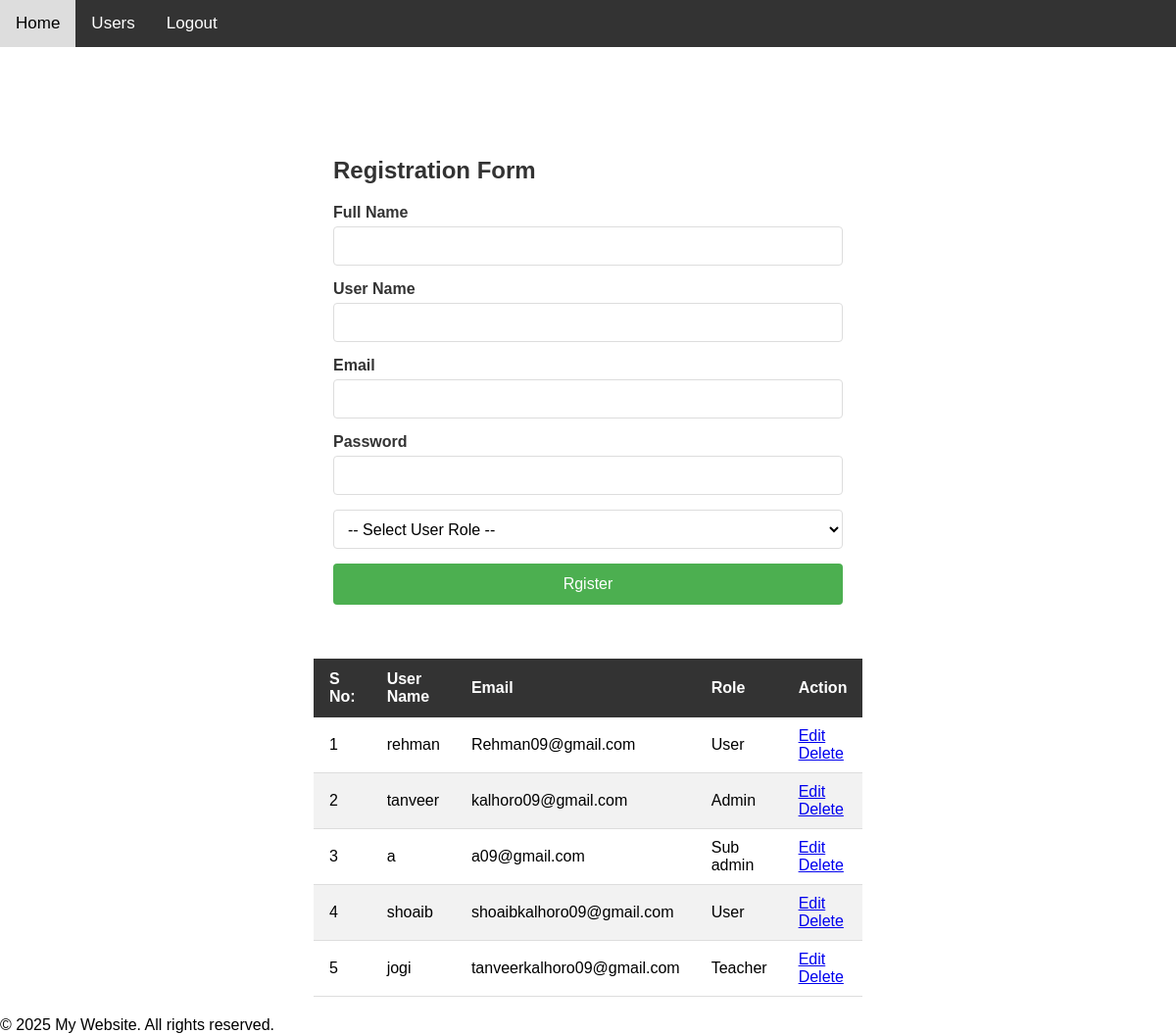
Page /users.php?menu_id=1 (signed in) on the committed database.
### tables this page shows
CREATE TABLE `menus` (
  `id` int(11) NOT NULL AUTO_INCREMENT,
  `menus_name` varchar(256) DEFAULT NULL,
  `menus_links` varchar(256) DEFAULT NULL,
  `sort_order` int(10) DEFAULT 1,
  `is_display` smallint(1) DEFAULT 1,
  `enable` int(11) DEFAULT 1,
  PRIMARY KEY (`id`)
);

CREATE TABLE `users` (
  `id` int(11) NOT NULL AUTO_INCREMENT,
  `full_name` varchar(256) DEFAULT NULL,
  `user_name` varchar(256) DEFAULT NULL,
  `pasword` varchar(256) DEFAULT NULL,
  `role_id` varchar(11) DEFAULT NULL,
  `profile_pic` varchar(256) DEFAULT NULL,
  `email` varchar(256) DEFAULT NULL,
  `user_type` varchar(256) DEFAULT 'user',
  `enable` int(11) DEFAULT 1,
  PRIMARY KEY (`id`)
);

CREATE TABLE `roles` (
  `id` int(11) NOT NULL AUTO_INCREMENT,
  `role_name` varchar(100) DEFAULT NULL,
  `enable` int(11) DEFAULT 1,
  PRIMARY KEY (`id`)
);

### users.php (the view, shortened to what this page needs)
<?php
include("header.php");
extract($_REQUEST);
extract($_POST);
$result3  =mysqli_query($conn,$sql3);?>
<!DOCTYPE html>
<html lang="en">
<head>
</head>
<body>
     <?php include("sidebar.php"); ?>
    <div class="content">
        <div class="content">
            <h2 class="form-title">Registration Form</h2>
            <form action="" method="POST">
                <div class="form-group">
                    <label for="full_name" >Full Name</label>
                    <input type="text" id="full_name" name="full_name" value="<?php if(isset($full_name)) { echo $full_name;}?>" >
                </div>
                <div class="form-group">
                    <label for="user_name" >User Name</label>
                    <input type="text" id="user_name" name="user_name" value="<?php if(isset($user_name)) { echo $user_name;}?>" >
                </div>
                <div class="form-group">
                    <label for="email" >Email</label>
                    <input type="email" id="email" name="email" value="<?php if(isset($email)) { echo $email;}?>" >
                </div>
                <div class="form-group">
                    <label for="pasword" >Password</label>
                    <input type="text" id="pasword" name="pasword" value="<?php if(isset($pasword)) { echo $pasword;}?>" >
                </div>
                <div class="form-group">
                    <select id="role_id" name="role_id" value="<?php if(isset($role_id)) { echo $role_id;}?>">
                        <option value="">-- Select User Role --</option>
                    </select>
                </div>
                <div class="form-group">
                    <input type="submit" value="Rgister">
                </div>
            </form>
        </div>
            <table>
                <thead>
                    <tr>
                        <th>S No:</th>
                        <th>User Name</th>
                        <th>Email</th>
                        <th>Role</th>
                        <th>Action</th>
                    </tr>
                </thead>
                <tbody>
                    <?php
                    $i = 1;
                    $sql = "SELECT a.* ,b.role_name
                    FROM users a
                    INNER JOIN roles b on a.role_id = b.id  ";
                    $result = mysqli_query($conn,$sql);
                    $count = mysqli_num_rows($result);
                    if($count > 0){
                        while($data = mysqli_fetch_assoc($result)){
                        $id= $data['id'];?>
                    <tr>
                        <td><?php echo $i; ?></td>
                        <td><?php echo htmlspecialchars($data['user_name']); ?></td>
                        <td><?php echo htmlspecialchars($data['email']); ?></td>
                        <td><?php echo htmlspecialchars($data['role_name']); ?></td>
                        <td>
                            <a href="users.php?menu_id=<?php echo $menu_id;?>&mode=edit&id=<?php echo $id?>">Edit</a> &nbsp;&nbsp;
                            <a href="users.php?menu_id=<?php echo $menu_id;?>&mode=delete&id=<?php echo $id?>">Delete</a>
                        </td>
                    </tr>
                    <?php
                            $i++;
                            }
                        }?>
                </tbody>
            </table>
        </div>
                <?php include("footer.php"); ?>
</body>
</html>

### sidebar.php
<?php
if(isset($_SESSION['user_id'])){
  $sql    ="SELECT DISTINCT  a.* FROM `menus` a WHERE a.enable = 1 AND a.is_display = 1 ORDER BY a.sort_order ";
  $result =mysqli_query($conn,$sql);
  $count  =mysqli_num_rows($result);?>
  <div class="horizontal-sidebar">
      <a href="index.php">Home</a>
      <?php
      if($count > 0){
          while($data =mysqli_fetch_assoc($result)) {
            $site_bar_menu_id = $data['id'];
            $sql    ="SELECT a.*
                      FROM users a
                      INNER JOIN `role_per` b ON a.`role_id` = b.role_id
                      WHERE a.id = '".$_SESSION['user_id']."'
                      AND b.`menus_id` = '".$site_bar_menu_id."' ";
            $result2 =mysqli_query($conn,$sql);
            $count2  =mysqli_num_rows($result2);
            if($count2 > 0 ||  $_SESSION['user_type'] =="SuperAdmin"){ ?>
              <a href="<?php echo $data['menus_links']; ?>?menu_id=<?php echo $data['id']; ?>"><?php echo $data['menus_name']; ?></a>
            <?php }
          }
      }?>
      <a href="logout.php">Logout</a>
  </div>
<?php }?>

### css.php (style rules this page uses)
* { margin: 0; padding: 0; box-sizing: border-box; }
body { font-family: Arial, sans-serif; }
.horizontal-sidebar { background: #333; overflow: hidden; position: fixed; top: 0; width: 100%; }
.horizontal-sidebar a { float: left; display: block; color: white; text-align: center; padding: 14px 16px; text-decoration: none; font-size: 17px; }
.content { margin-top: 60px; padding: 20px; }
table { width: 100%; border-collapse: collapse; margin-top: 20px; }
th { background-color: #333; color: white; padding: 12px 16px; text-align: left; }
td { padding: 10px 16px; border-bottom: 1px solid #ddd; }
tr:nth-child(even) { background-color: #f2f2f2; }
.content { margin-top: 60px; padding: 20px; max-width: 600px; margin-left: auto; margin-right: auto; }
.form-title { color: #333; margin-bottom: 20px; }
.form-group { margin-bottom: 15px; }
label { display: block; margin-bottom: 5px; font-weight: bold; color: #333; }
input[type="text"], input[type="email"], input[type="password"], select { width: 100%; padding: 10px; border: 1px solid #ddd; border-radius: 4px; font-size: 16px; }
select { height: 40px; background-color: white; }
input[type="submit"] { background-color: #4CAF50; color: white; padding: 12px 20px; border: none; border-radius: 4px; cursor: pointer; font-size: 16px; width: 100%; }

### rows in the picture
menus: menus_name "Users"
users: user_name "rehman", email "Rehman09@gmail.com", role.role_name "User"
users: user_name "tanveer", email "kalhoro09@gmail.com", role.role_name "Admin"
users: user_name "a", email "a09@gmail.com", role.role_name "Sub admin"
users: user_name "shoaib", email "shoaibkalhoro09@gmail.com", role.role_name "User"
users: user_name "jogi", email "tanveerkalhoro09@gmail.com", role.role_name "Teacher"
